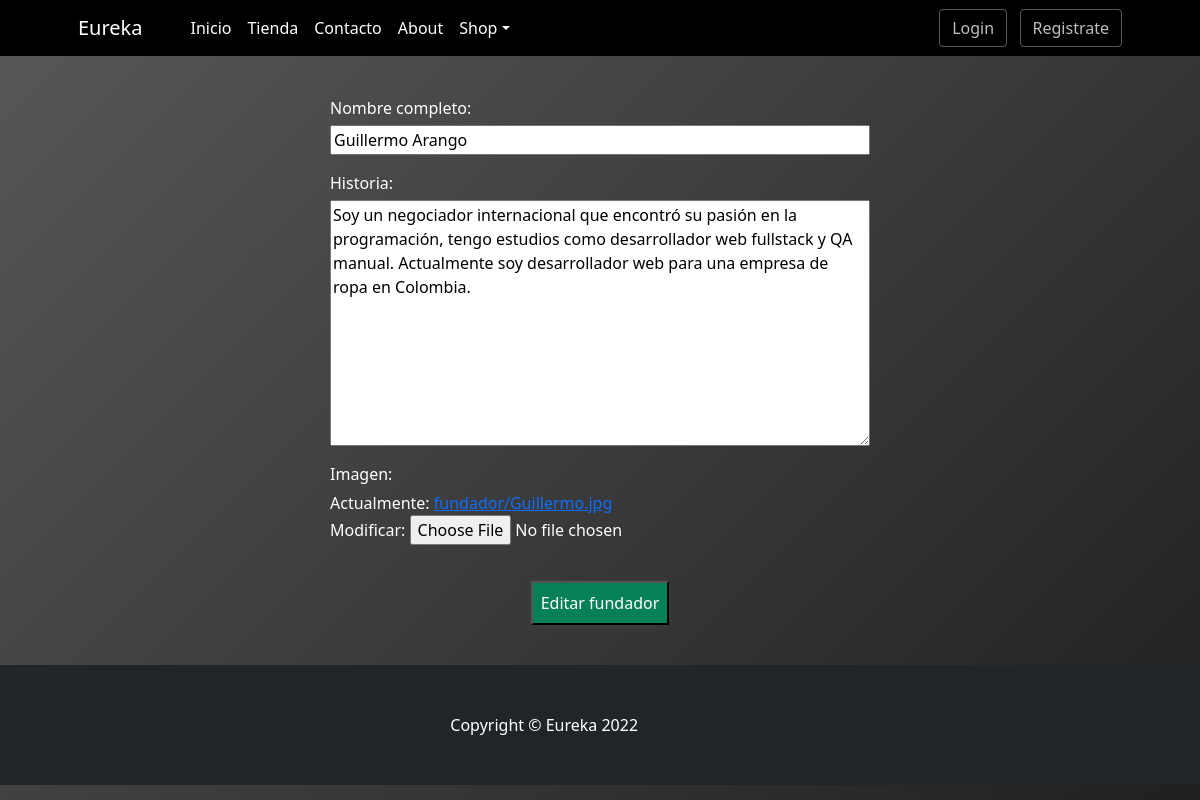
Screenshot of /about/editar_fundador/2 with the database file from the repository.
### About/models.py (models this page shows)
class Fundador(models.Model):
    nombre_completo=models.CharField(max_length=100)
    historia=models.TextField(max_length=500)
    imagen=models.ImageField(null=True, blank=True,upload_to="fundador/")
    created=models.DateTimeField(default=datetime.now())
    updated=models.DateTimeField(default=datetime.now())

### About/views.py (the view)
# urls.py: path('editar_fundador/<id>', editar_fundador, name='about-editar-fundador'),
def editar_fundador(request,id):
    fundador=Fundador.objects.get(id=id)
    if request.method=="POST":
        formulario=FundadoresFormulario(request.POST,request.FILES)
        if formulario.is_valid():
            data=formulario.cleaned_data
            fundador.nombre_completo=data["nombre_completo"]
            fundador.historia=data["historia"]
            fundador.imagen=data["imagen"]
            fundador.updated=datetime.now()
            fundador.save()
            return redirect("about-listar-fundador")
        else:
            return render(request,"About/editar_fundador.html",{"formulario":formulario,"errores":formulario.errors})
    else:
        formulario=FundadoresFormulario(initial={"nombre_completo":fundador.nombre_completo,"historia":fundador.historia,"imagen":fundador.imagen})
        return render(request,"About/editar_fundador.html",{"formulario":formulario,"errores":""})

### About/forms.py
class FundadoresFormulario(forms.Form):
    nombre_completo=forms.CharField()
    historia=forms.CharField(widget=forms.Textarea)
    imagen=forms.ImageField()

### carro/context_processor.py (called while the page is built)
def importe_total_carro(request):
    total=0
    if request.user.is_authenticated:
        if 'carro' in request.session:
            for key , value in request.session["carro"].items():
                total=total+(float(value["precio"])*value["cantidad"])
    else:
        total="debes hacer login"
    return {"importe_total_carro":total}

### About/templates/About/editar_fundador.html
{%extends 'Home/base.html'%} {% block contenido %}
<form action="" method="POST" enctype="multipart/form-data">
  {%csrf_token%} {{formulario.as_p}}
  <input type="submit" value="Editar fundador" />
</form>
{% endblock %}

### rows the page displays
Fundador: nombre_completo "Guillermo Arango", historia "Soy un negociador internacional que encontró su pasión en la programación, tengo estudios como desarrollador web fullstack y QA manual. Actualmente soy desarrollador web para una empresa de ropa en Colombia."
